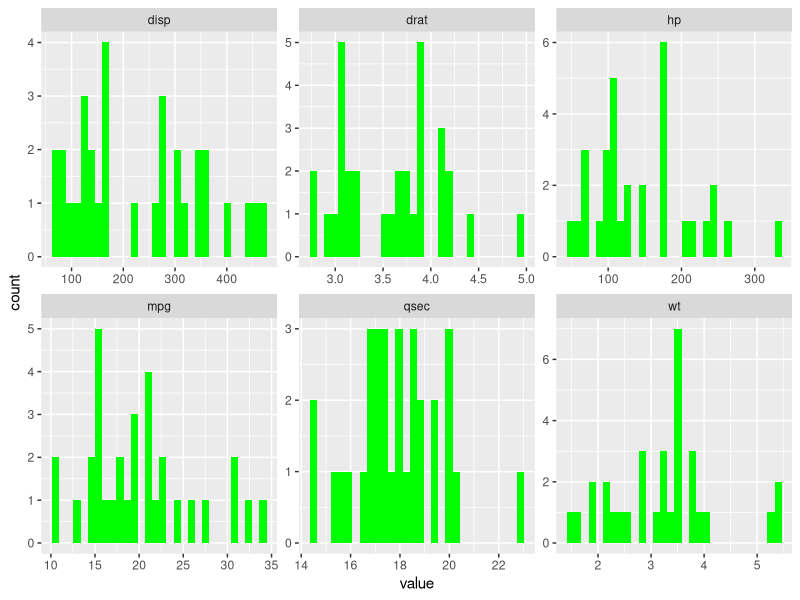
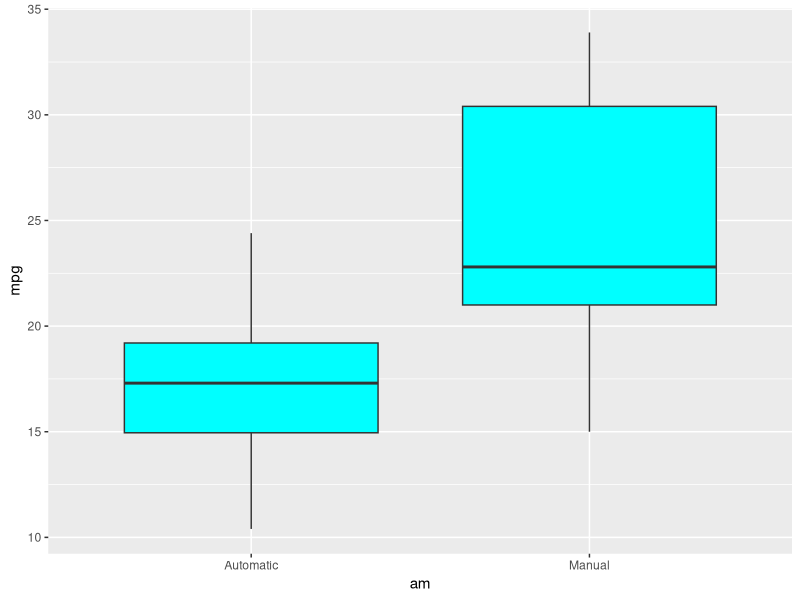
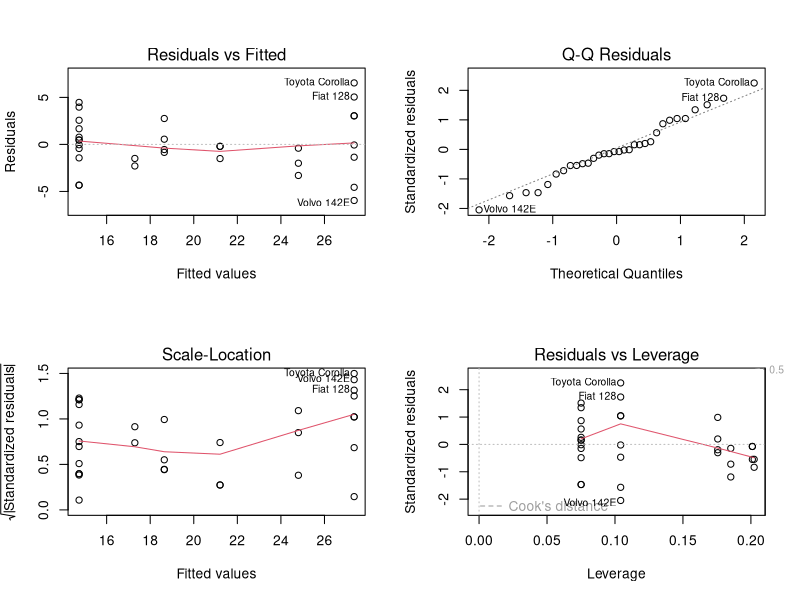

Source code (R) for these figures, in order:
## ---- chunk 1
library(ggplot2)
library(tidyr)
library(dplyr)
library(purrr)
## ---- chunk 2
data(mtcars)
data <- mtcars
## ---- chunk 3
head(data)
## ---- chunk 4
str(data)
## ---- chunk 5
data <- mtcars
data$am <- as.factor(data$am); levels(data$am) <- c("AT", "MA") 
data$cyl <- as.factor(data$cyl)
data$gear <- as.factor(data$gear)
data$vs <- as.factor(data$vs);levels(data$vs) <- c("V", "S")
data$carb <- as.factor(data$carb)
## ---- chunk 6
str(data)
## ---- chunk 7
summary(data)
## ---- chunk 8

data %>%   keep(is.numeric) %>%   gather() %>%   ggplot(aes(value)) +    facet_wrap(~ key, scales = "free") +    geom_histogram(fill = "green")
## ---- chunk 9
ggplot(data, aes(am, mpg)) +     geom_boxplot(fill = "cyan") +     scale_x_discrete(labels=c("AT" = "Automatic", "MA" = "Manual"))

## ---- chunk 10
aggregate(mpg~am, data=data, mean)
## ---- chunk 11
atData<-data[data$am == "AT",]; maData<-data[data$am == "MA",]; testResults <-t.test(atData$mpg, maData$mpg)
testResults$p.value
## ---- chunk 12
testResults$estimate
## ---- chunk 13
fit1 <- lm(mpg ~ factor(am), data)
fit2 <- lm(mpg ~ factor(am) + factor(cyl), data)
fit3 <- lm(mpg ~ factor(am) + factor(cyl) + disp, data)
fit4 <- lm(mpg ~ factor(am) + factor(cyl) + disp + wt, data)
anova(fit1, fit2, fit3, fit4)
## ---- chunk 14
summary(fit2)$coefficients
## ---- chunk 15
par(mfrow = c(2,2))
plot(fit2)
